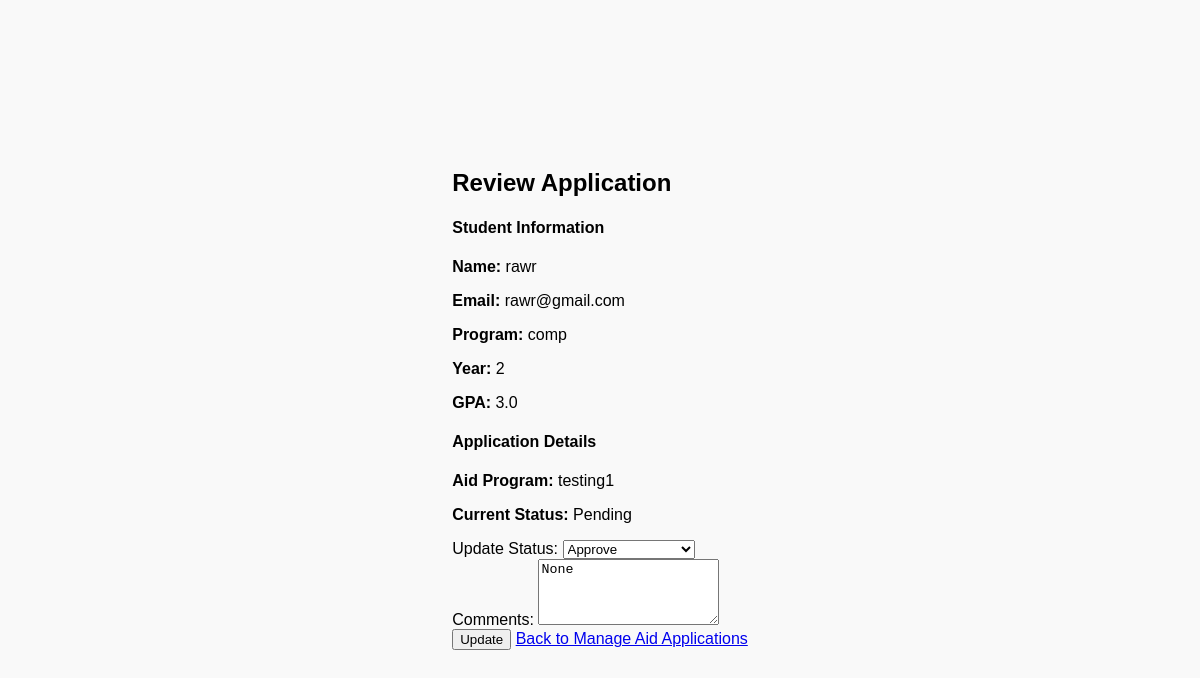
The page /programs/manage/2/ (signed in) on the database its author committed.
### programs/models.py (models this page shows, shortened)
class ApplicationStatus(models.Model):
    STATUS_CHOICES = [
        ('pending', 'Pending'),
        ('under_review', 'Under Review'),
        ('approved', 'Approved'),
        ('rejected', 'Rejected'),
        ('additional_info', 'Additional Info Required'),
        ('submitted_to_funder', 'Submitted to Funder'),
    ]
    aid_program = models.ForeignKey(AidProgram, on_delete=models.CASCADE)
    student = models.ForeignKey(settings.AUTH_USER_MODEL, on_delete=models.CASCADE, null=True, blank=True)    # Links the application to a student (user model).
    aid_officer = models.ForeignKey(settings.AUTH_USER_MODEL, on_delete=models.SET_NULL, null=True, blank=True, related_name="reviews")
    status = models.CharField(max_length=20, choices=STATUS_CHOICES, default='pending')
    last_update = models.DateField(default=now)
    supporting_document = models.FileField(upload_to="documents/", null=True, blank=True)
    officer_comment = models.TextField(blank=True, null=True)
    allocated_funds = models.DecimalField(max_digits=10, decimal_places=2, null=True, blank=True)

class AidProgram(models.Model):
    STATUS_CHOICES = [
        ('OPEN', 'Open'),
        ('CLOSE', 'Close'),
    ]
    LOCALITY_CHOICES = [
        ('LOCAL', 'Local'),
        ('INTERNATIONAL', 'International'),
    ]
    LEVEL_CHOICES = [
        ('UNDERGRADUATE', 'Undergraduate'),
        ('POSTGRADUATE', 'Postgraduate'),
    ]
    APPROVAL_CHOICES = [
        ('PENDING', 'Pending'),
        ('APPROVED', 'Approved'),
        ('REJECTED', 'Rejected'),
    ]
    name = models.CharField(max_length=255)
    owner = models.CharField(max_length=255)
    aid_type = models.CharField(max_length=100)
    level = models.CharField(max_length=20, choices=LEVEL_CHOICES)
    locality = models.CharField(max_length=20, choices=LOCALITY_CHOICES)
    status = models.CharField(max_length=10, choices=STATUS_CHOICES, default='OPEN')
    eligibility = models.TextField(blank=True, null=True)
    closing_date = models.DateField()
    required_documents = models.TextField(blank=True, null=True)
    total_funds = models.DecimalField(max_digits=12, decimal_places=2, null=True, blank=True)
    proposed_by = models.ForeignKey(settings.AUTH_USER_MODEL, on_delete=models.CASCADE, null=True, blank=True)
    approval_status = models.CharField(max_length=10, choices=APPROVAL_CHOICES, default='PENDING')

### users/models.py (models this page shows, shortened)
class Account(AbstractUser):
    ROLE_LIST = [
        ('student', 'Student'),
        ('officer', 'Aid Officer'),
        ('funder', 'Funder'),
        ('administrator', 'Administrator'),
    ]
    role = models.CharField(max_length=13, choices=ROLE_LIST)
    study_program = models.CharField(max_length=100, blank=True, null=True)  # only for Students
    years_of_study = models.IntegerField(blank=True, null=True)
    gpa = models.FloatField(blank=True, null=True)
    organization_name = models.CharField(max_length=255, blank=True, null=True)
    is_approved = models.BooleanField(default=False)
    phone_number = models.CharField(max_length=15, blank=True, null=True)
    created_at = models.DateTimeField(default=now)
    updated_at = models.DateTimeField(auto_now=True)
    class Meta:
        db_table = 'users_masterlist'

### programs/views.py (the view)
# urls.py: path('manage/<int:application_id>/', review_application, name='review_application'),
@login_required
def review_application(request, application_id):
    application = get_object_or_404(ApplicationStatus, id=application_id)
    if request.method == "POST":
        application.status = request.POST.get("status")
        application.officer_comment = request.POST.get("officer_comment", "")
        application.aid_officer = request.user
        application.save()
        messages.success(request, "Application status updated successfully.")
    return render(request, "review_application.html", {"application": application})

### programs/templates/review_application.html (shortened to what this page needs)
{% extends 'base.html' %}
{% block content %}
<div class="container mt-4">
    <div class="card shadow-lg p-4">
        <h2 class="mb-4 text-center">Review Application</h2>
        <div class="mb-4">
            <h4 class="text-primary">Student Information</h4>
            <p><strong>Name:</strong> {{ application.student.username }}</p>
            <p><strong>Email:</strong> {{ application.student.email }}</p>
            <p><strong>Program:</strong> {{ application.student.study_program }}</p>
            <p><strong>Year:</strong> {{ application.student.years_of_study }}</p>
            <p><strong>GPA:</strong> {{ application.student.gpa }}</p>
        </div>
        <div class="mb-3">
            <h4 class="text-primary">Application Details</h4>
            <p><strong>Aid Program:</strong> {{ application.aid_program.name }}</p>
            <p><strong>Current Status:</strong>
                <span class="badge
                    {% if application.status == 'approved' %} bg-success
                    {% elif application.status == 'rejected' %} bg-danger
                    {% elif application.status == 'additional_info' %} bg-warning
                    {% else %} bg-secondary {% endif %}">
                    {{ application.get_status_display }}
                </span>
            </p>
        </div>
        <form method="POST">
            <div class="mb-3">
                <label for="status" class="form-label fw-bold">Update Status:</label>
                <select name="status" class="form-select">
                    <option value="approved" {% if application.status == "approved" %}selected{% endif %}>Approve</option>
                </select>
            </div>
            <div class="mb-3">
                <label for="officer_comment" class="form-label fw-bold">Comments:</label>
                <textarea name="officer_comment" class="form-control" rows="4" placeholder="Enter any comments here...">{{ application.officer_comment }}</textarea>
            </div>
            <div class="text-center">
                <button type="submit" class="btn btn-success px-4">Update</button>
                <a href="{% url 'dashboard' %}?tab=aid_application" class="btn btn-secondary">Back to Manage Aid Applications</a>
            </div>
        </form>
    </div>
</div>
{% endblock %}

### static/css/main.css (style rules this page uses)
body { font-family: Arial, sans-serif; margin: 0; padding: 0; background-color: #f9f9f9; min-height: 100vh; display: flex; justify-content: center; align-items: center; }

### rows shown on the page
ApplicationStatus: student.username "rawr", student.email "rawr@gmail.com", student.study_program "comp", student.years_of_study "2", student.gpa "3.0", aid_program.name "testing1", status "Pending", officer_comment "None"
